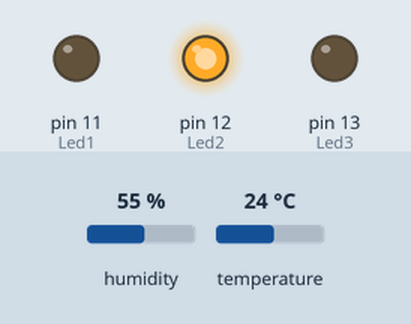
Simulated run of this sketch. Board: Arduino Uno, built with avr-gcc and run on an emulated ATmega328P. Shown: output pins drawn as LEDs (lit = HIGH). Dashed ring = blinking. The inputs (shaded band) are chosen by the test bench; at power-on: temperature 24 °C, humidity 55 %. What the sketch prints to the serial monitor is not drawn.

Above: at 3.7 s.
3.8 s: temperature set to 21 °C
7.3 s: temperature set to 18 °C
At 10.2 s:
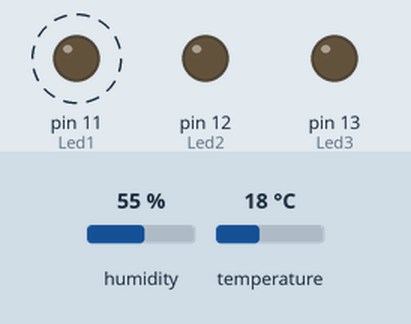
14.5 s: temperature set to 28 °C
At 15.0 s:
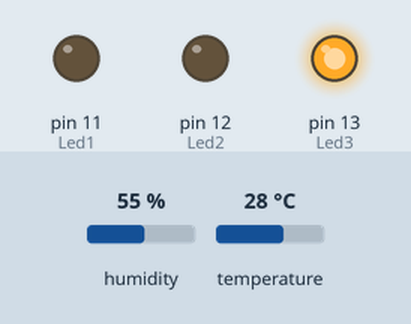
18.0 s: temperature set to 25 °C
At 21.0 s:
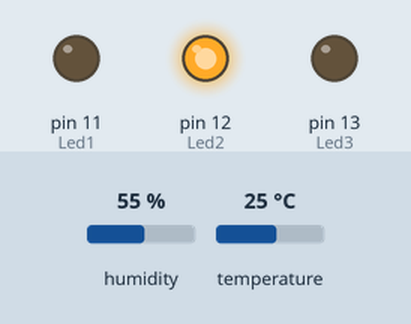
25.2 s: temperature set to 12 °C
At 27.89 s:
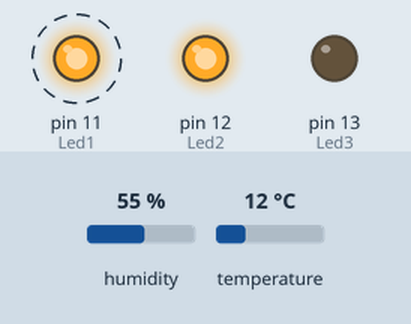
Timing chart, 0 to 33.4 s (numbered marks = the images above; inputs shaded):
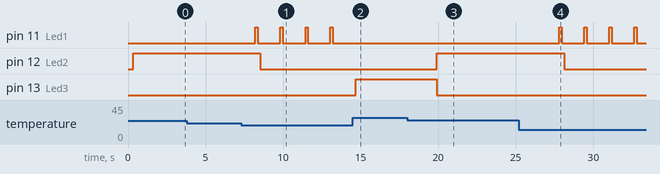

The sketch:

ejerciciotemperatura2.ino
```cpp
#include <DHT.h>

// Definimos el pin digital donde se conecta el sensor
#define DHTPIN 2
// Dependiendo del tipo de sensor
#define DHTTYPE DHT11

#define Led1 11
#define Led2 12
#define Led3 13

 int hot = 27;
 int cold = 20;
// Inicializamos el sensor DHT11
DHT dht(DHTPIN, DHTTYPE);

void setup() {
  // Inicializamos comunicación serie
  Serial.begin(9600);
  pinMode(Led1, OUTPUT); //green
  pinMode(Led2, OUTPUT); //yellow
  pinMode(Led3, OUTPUT); //red
  // Comenzamos el sensor DHT
  dht.begin();

}

void loop() {
    // Esperamos 5 segundos entre medidas
  delay(300);
  // Leemos la temperatura en grados centígrados (por defecto)
  float t = dht.readTemperature();


  // Comprobamos si ha habido algún error en la lectura
  if (isnan(t)) {
    Serial.println("Error obteniendo los datos del sensor DHT11");
    return;
  }

  // Calcular el índice de calor en grados centígrados
  float hic = dht.computeHeatIndex(t, false);

  Serial.print("Temperatura: ");
  Serial.print(t);
  Serial.print(" C ");
  Serial.print("Índice de calor: ");
  Serial.print(hic);
  Serial.print("C ");
  if (t < cold) { //cold
  digitalWrite(Led1, HIGH);
  delay(150);
  digitalWrite(Led1, LOW);
  delay(150);
  digitalWrite(Led2, LOW);
  digitalWrite(Led3, LOW);
  Serial.println(" Hace frío.");
}
  else if (t >= hot) { //hot
  digitalWrite(Led1, LOW);
  digitalWrite(Led2, LOW);
  digitalWrite(Led3, HIGH);

  Serial.println(" Hace calor.");
}
else { //fine
  digitalWrite(Led1, LOW);
  digitalWrite(Led2, HIGH);
  digitalWrite(Led3, LOW);
  Serial.println(" Temperatura Ambiente");
}
delay(1000);

}
```

Measured:
- the behaviour switches between 20 and 19 °C on temperature (found by bisection; images 0 and 1)
- the behaviour switches between 27 and 26 °C on temperature (found by bisection; images 2 and 3)
- after the input at 3.8 s, every drawn part: stays the same
- after the input at 7.3 s, pin 11 (Led1): alternates HIGH for 0.15 s and LOW for 1.5 s, starting after 0.92 s; pin 12 (Led2): HIGH → LOW after 1.2 s
- after the input at 14.5 s, pin 11 (Led1): stops changing and stays LOW; pin 13 (Led3): LOW → HIGH after 0.17 s
- after the input at 18.0 s, pin 12 (Led2): LOW → HIGH after 1.9 s; pin 13 (Led3): HIGH → LOW after 1.9 s
- after the input at 25.2 s, pin 11 (Led1): alternates HIGH for 0.15 s and LOW for 1.5 s, starting after 2.6 s; pin 12 (Led2): HIGH → LOW after 2.9 s
